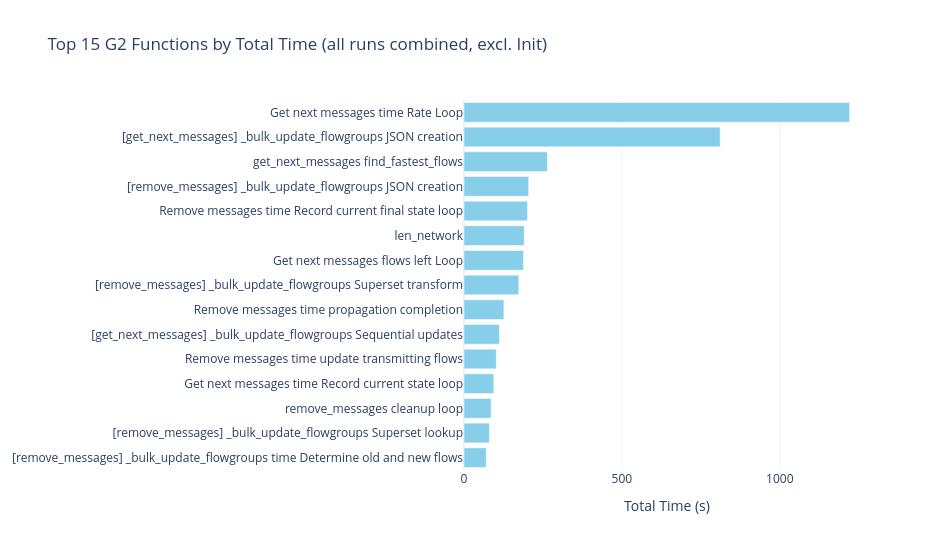

Source (notebook cell):
### Markdown cell above
## 4. Function-Level Time Breakdown

Which internal functions dominate G2 wall-clock time, and how does their share change with NPU count?

### Code cell
# --- Top functions by total time (aggregated across all runs) ---

# Exclude 'Init function time' as it's a one-time startup cost
et_noinit = et_df[et_df['section'] != 'Init function time'].copy()

top_sections = (
    et_noinit
    .groupby('section', as_index=False)['total_s']
    .sum()
    .sort_values('total_s', ascending=False)
    .head(15)
)

fig = go.Figure(go.Bar(
    y=top_sections['section'],
    x=top_sections['total_s'],
    orientation='h',
    marker_color='skyblue',
))
fig.update_layout(
    title='Top 15 G2 Functions by Total Time (all runs combined, excl. Init)',
    xaxis_title='Total Time (s)',
    yaxis=dict(autorange='reversed'),
    template='plotly_white', font=dict(size=12),
    height=550, width=950,
    margin=dict(l=350),
)
fig.show()

### Figure 1 — Plotly figure (JSON) as saved in the notebook; plotly's stock layout.template omitted (floating-point values rounded to 4 significant figures)
{"data": [{"marker": {"color": "skyblue"}, "orientation": "h", "type": "bar", "x": [1221.0, 811.2, 263.8, 204.9, 200.9, 190.6, 188.3, 173.5, 126.2, 111.9, 102.2, 94.34, 85.84, 80.47, 70.13], "y": ["Get next messages time Rate Loop", "[get_next_messages] _bulk_update_flowgroups JSON creation", "get_next_messages find_fastest_flows", "[remove_messages] _bulk_update_flowgroups JSON creation", "Remove messages time Record current final state loop", "len_network", "Get next messages flows left Loop", "[remove_messages] _bulk_update_flowgroups Superset transform", "Remove messages time propagation completion", "[get_next_messages] _bulk_update_flowgroups Sequential updates", "Remove messages time update transmitting flows", "Get next messages time Record current state loop", "remove_messages cleanup loop", "[remove_messages] _bulk_update_flowgroups Superset lookup", "[remove_messages] _bulk_update_flowgroups time Determine old and new flows"]}], "layout": {"font": {"size": 12}, "height": 550, "margin": {"l": 350}, "title": {"text": "Top 15 G2 Functions by Total Time (all runs combined, excl. Init)"}, "width": 950, "xaxis": {"title": {"text": "Total Time (s)"}}, "yaxis": {"autorange": "reversed"}}}
